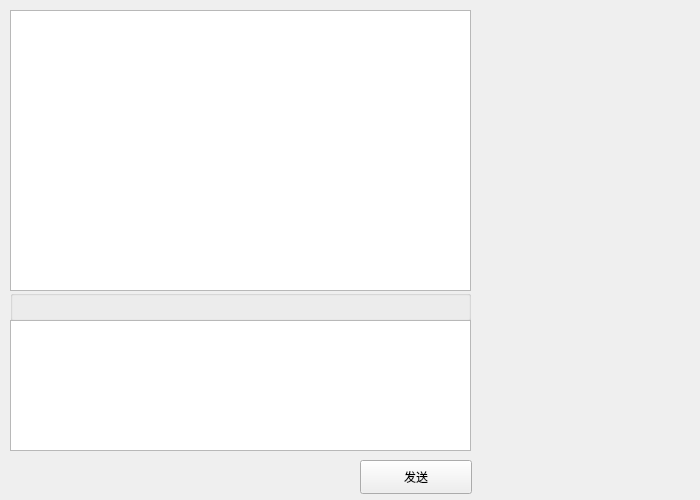
<?xml version="1.0" encoding="UTF-8"?>
<ui version="4.0">
 <class>ChatDialog</class>
 <widget class="QDialog" name="ChatDialog">
  <property name="geometry">
   <rect>
    <x>0</x>
    <y>0</y>
    <width>700</width>
    <height>500</height>
   </rect>
  </property>
  <property name="windowTitle">
   <string>Dialog</string>
  </property>
  <widget class="QGroupBox" name="groupBox">
   <property name="geometry">
    <rect>
     <x>10</x>
     <y>290</y>
     <width>461</width>
     <height>31</height>
    </rect>
   </property>
   <property name="title">
    <string/>
   </property>
   <widget class="QPushButton" name="pb_sendFile">
    <property name="geometry">
     <rect>
      <x>10</x>
      <y>0</y>
      <width>30</width>
      <height>30</height>
     </rect>
    </property>
    <property name="text">
     <string/>
    </property>
    <property name="icon">
     <iconset resource="resource.qrc">
      <normaloff>:/images/share.png</normaloff>:/images/share.png</iconset>
    </property>
    <property name="iconSize">
     <size>
      <width>30</width>
      <height>30</height>
     </size>
    </property>
    <property name="flat">
     <bool>true</bool>
    </property>
   </widget>
  </widget>
  <widget class="QTextBrowser" name="textBrowser_chat">
   <property name="geometry">
    <rect>
     <x>10</x>
     <y>10</y>
     <width>461</width>
     <height>281</height>
    </rect>
   </property>
  </widget>
  <widget class="QTextEdit" name="textEdit_chat">
   <property name="geometry">
    <rect>
     <x>10</x>
     <y>320</y>
     <width>461</width>
     <height>131</height>
    </rect>
   </property>
  </widget>
  <widget class="QPushButton" name="qb_sendMsg">
   <property name="geometry">
    <rect>
     <x>360</x>
     <y>460</y>
     <width>112</width>
     <height>34</height>
    </rect>
   </property>
   <property name="text">
    <string>发送</string>
   </property>
  </widget>
  <widget class="QLabel" name="label">
   <property name="geometry">
    <rect>
     <x>480</x>
     <y>10</y>
     <width>211</width>
     <height>261</height>
    </rect>
   </property>
   <property name="text">
    <string/>
   </property>
  </widget>
 </widget>
 <resources>
  <include location="resource.qrc"/>
 </resources>
 <connections/>
</ui>
